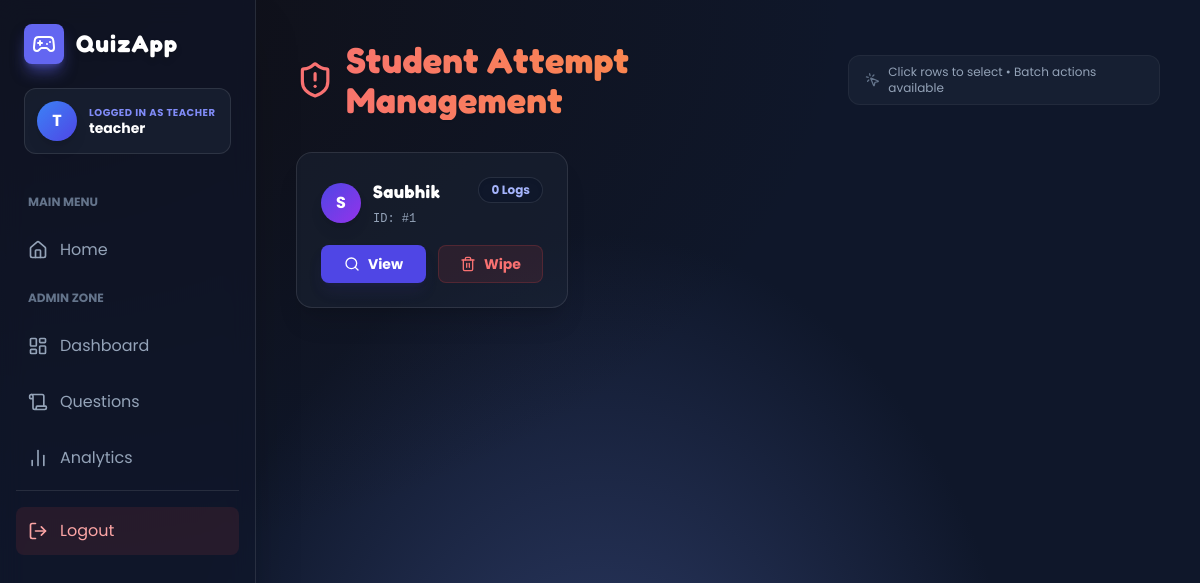
The app's page /teacher/attempts/manage (signed in), older data.
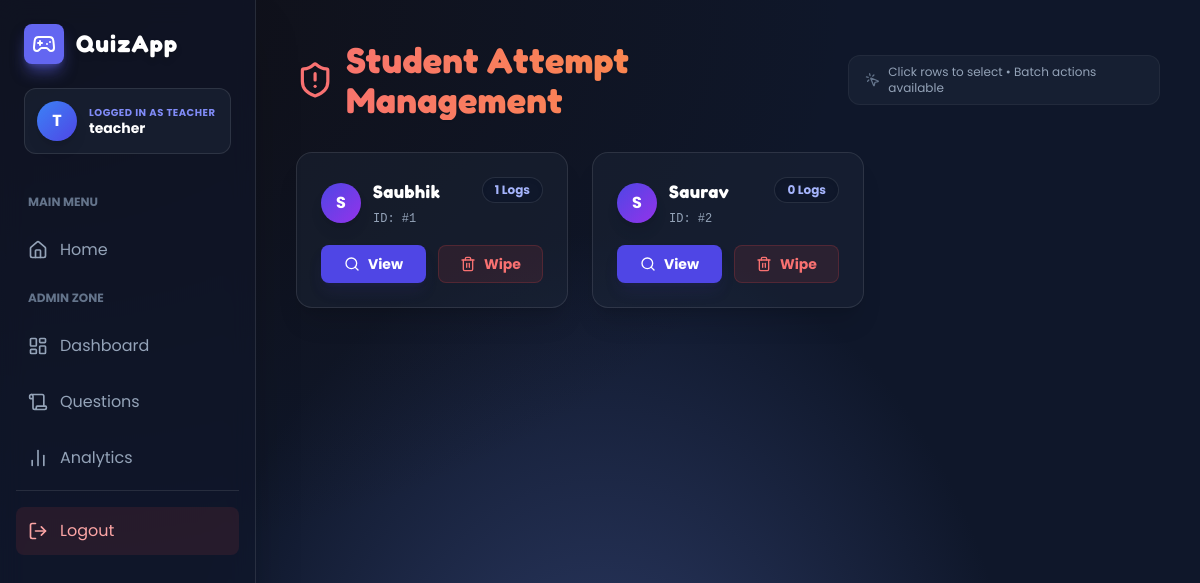
The same page, newer data.
### models.py (models this page shows, shortened)
class User(UserMixin, db.Model):
    id = db.Column(db.Integer, primary_key=True)
    username = db.Column(db.String(120), unique=True, nullable=False)
    password_hash = db.Column(db.String(256), nullable=False)
    role = db.Column(db.Enum(Role), default=Role.STUDENT)

### teacher/routes.py (the view)
@teacher_bp.route("/attempts/manage")
@login_required
@teacher_required
def manage_attempts():
    uid = request.args.get("uid", type=int)
    users = {u.id: u.username for u in User.query.all()}
    if uid:
        student = User.query.get_or_404(uid)
        attempts = Attempt.query.filter_by(user_id=uid).order_by(Attempt.started_at.desc()).all()
        return render_template("teacher_manage_attempts.html",
                               attempts=attempts,
                               user_cache=users,
                               filtered_student=student)
    else:
        counts = db.session.query(Attempt.user_id, func.count(Attempt.id)).group_by(Attempt.user_id).all()
        counts_map = {r[0]: r[1] for r in counts}
        students = User.query.order_by(User.username).all()
        return render_template("teacher_manage_attempts.html",
                               attempts=[],
                               user_cache=users,
                               students=students,
                               counts_map=counts_map,
                               filtered_student=None)

### models.py (called while the page is built)
@login_manager.user_loader
def load_user(user_id):
    try:
        return User.query.get(int(user_id))
    except Exception:
        return None

### teacher/routes.py (called while the page is built)
def teacher_required(func):
    @wraps(func)
    def wrapper(*args, **kwargs):
        if not hasattr(current_user, "role") or getattr(current_user.role, "value", None) != "teacher":
            flash("Unauthorized access.", "danger")
            return redirect(url_for("auth.index"))
        return func(*args, **kwargs)
    return wrapper

### templates/teacher_manage_attempts.html (shortened to what the changed rows need)
{% extends "base.html" %}
{% block content %}
<div class="max-w-6xl mx-auto space-y-8 fade">
    <div class="flex flex-col md:flex-row items-start md:items-center justify-between gap-4">
        <div>
            <h1 class="text-4xl font-bold text-transparent bg-clip-text bg-gradient-to-r from-red-400 to-orange-400 font-game drop-shadow-sm flex items-center gap-3">
                <i data-lucide="shield-alert" class="text-red-400 w-10 h-10"></i>
            </h1>
        </div>
    </div>
{% if filtered_student %}
    <div class="bg-slate-800/40 backdrop-blur-md border border-white/10 rounded-2xl overflow-hidden shadow-2xl relative">
        <div class="p-6 border-b border-white/5 bg-slate-900/30 flex flex-col md:flex-row items-start md:items-center justify-between gap-4">
            <div>
                <h2 class="text-xl font-bold text-white font-game flex items-center gap-2">
                    <span class="text-slate-400">Logs for:</span>
                    <span class="text-indigo-400">{{ filtered_student.username }}</span>
                </h2>
            </div>
            <div class="flex items-center gap-3">
                <a href="{{ url_for('teacher.manage_attempts') }}"
                   class="px-4 py-2 rounded-lg bg-slate-800 hover:bg-slate-700 text-slate-300 hover:text-white border border-white/10 transition-all text-sm font-bold flex items-center gap-2">
                    <i data-lucide="arrow-left" class="w-4 h-4"></i> Back
                </a>
                <form method="post" action="{{ url_for('teacher.delete_student_attempts', uid=filtered_student.id) }}"
                      onsubmit="return confirm('WARNING: This will wipe ALL combat records for {{ filtered_student.username }}. This action cannot be undone.');">
                    <button type="submit" class="px-4 py-2 rounded-lg bg-red-500/10 hover:bg-red-500 text-red-400 hover:text-white border border-red-500/20 transition-all text-sm font-bold flex items-center gap-2 group">
                        <i data-lucide="trash-2" class="w-4 h-4"></i>
                        <span>Wipe All Logs</span>
                    </button>
                </form>
            </div>
        </div>
        <div class="p-6">
            {% if attempts %}
            <form method="post" action="{{ url_for('teacher.mass_delete_attempts') }}" id="massDeleteAttemptsForm">
                <div class="flex items-center gap-4 mb-4 p-3 rounded-xl bg-slate-900/50 border border-white/5">
                    <label class="flex items-center gap-3 cursor-pointer group hover:text-white text-slate-400 transition-colors">
                        <input type="checkbox" id="selectAllAttempts" class="attempt-checkbox">
                        <span class="text-sm font-bold uppercase tracking-wider">Select All</span>
                    </label>
                    <div class="h-6 w-px bg-white/10"></div>
                    <button type="submit" class="text-sm font-bold text-red-400 hover:text-red-300 flex items-center gap-2 transition-colors disabled:opacity-50"
                            onclick="return confirmMassDelete()">
                        <i data-lucide="trash" class="w-4 h-4"></i>
                        Delete Selected
                    </button>
                    <input type="hidden" name="confirm_bulk" id="confirmBulkField" value="">
                </div>
                <div class="space-y-2">
                    {% for a in attempts %}
                    <div class="attempt-row rounded-xl p-0 relative group overflow-hidden bg-slate-800/30">
                        <label class="attempt-label flex items-center gap-4 p-4 w-full h-full" for="chk{{ a.id }}">
                            <input id="chk{{ a.id }}" type="checkbox" name="aids" value="{{ a.id }}" class="attempt-checkbox flex-shrink-0">
                            <div class="flex-grow min-w-0 grid grid-cols-1 md:grid-cols-3 gap-4 items-center">
                                <div class="flex items-center gap-3">
                                    <span class="text-xs font-mono text-slate-500">#{{ a.id }}</span>
                                    <span class="inline-flex items-center gap-1.5 px-2 py-1 rounded-md text-[10px] font-bold uppercase tracking-wide border
                                        {% if a.mode == 'adaptive' %} bg-indigo-500/10 text-indigo-400 border-indigo-500/20
                                        {% elif a.mode == 'challenger' %} bg-orange-500/10 text-orange-400 border-orange-500/20
                                        {% elif a.mode == 'minuterush' %} bg-emerald-500/10 text-emerald-400 border-emerald-500/20
                                        {% elif a.mode == 'firststrike' %} bg-red-500/10 text-red-400 border-red-500/20
                                        {% else %} bg-slate-700/50 text-slate-400 border-white/10 {% endif %}">
                                        {{ a.mode }}
                                    </span>
                                </div>
                                <div class="flex items-center gap-2">
                                    <span class="text-slate-400 text-xs uppercase font-bold">Score:</span>
                                    <span class="text-emerald-400 font-game text-lg">{{ a.score }}</span>
                                </div>
                                <div class="text-xs text-slate-500 font-mono text-right md:text-left">
                                    {{ a.started_at }}
                                </div>
                            </div>
                        </label>
                        <div class="absolute right-4 top-1/2 -translate-y-1/2 flex items-center gap-2 pl-4">
                            <a href="{{ url_for('quiz.results', attempt_id=a.id) }}"
                               onclick="event.stopPropagation();"
                               class="p-2 rounded-lg bg-indigo-500/10 text-indigo-400 hover:bg-indigo-500 hover:text-white transition-all border border-indigo-500/20"
                               title="View Report">
                                <i data-lucide="eye" class="w-4 h-4"></i>
                            </a>
                            <form method="post" action="{{ url_for('teacher.delete_attempt', aid=a.id) }}" class="inline-block"
                                  onsubmit="event.stopPropagation(); return confirm('Delete attempt #{{ a.id }}? This cannot be undone.');">
                                <button type="submit"
                                        class="p-2 rounded-lg bg-red-500/10 text-red-400 hover:bg-red-500 hover:text-white transition-all border border-red-500/20"
                                        title="Delete Single Attempt">
                                    <i data-lucide="trash-2" class="w-4 h-4"></i>
                                </button>
                            </form>
                        </div>
                    </div>
                    {% endfor %}
                </div>
            </form>
            {% else %}
            <div class="text-center py-12 text-slate-500 flex flex-col items-center">
                <i data-lucide="file-x" class="w-12 h-12 mb-3 opacity-50"></i>
                <p>No records found.</p>
            </div>
            {% endif %}
        </div>
    </div>
{% else %}
    <div class="grid grid-cols-1 md:grid-cols-2 lg:grid-cols-3 gap-6">
        {% if students %}
            {% for s in students %}
            {% if s.role.value != 'teacher' %}
            <div class="bg-slate-800/40 backdrop-blur-md border border-white/10 rounded-2xl p-6 relative group hover:border-indigo-500/30 transition-all shadow-xl">
                <div class="absolute inset-0 bg-gradient-to-br from-indigo-500/0 to-purple-500/0 group-hover:from-indigo-500/5 group-hover:to-purple-500/5 transition-all rounded-2xl pointer-events-none"></div>
                <div class="flex justify-between items-start mb-4 relative z-10">
                    <div class="flex items-center gap-3">
                        <div class="w-10 h-10 rounded-full bg-gradient-to-br from-indigo-600 to-purple-600 flex items-center justify-center font-bold text-white shadow-lg">
                            {{ s.username[0]|upper }}
                        </div>
                        <div>
                            <h3 class="font-bold text-white text-lg">{{ s.username }}</h3>
                            <span class="text-xs text-slate-400 font-mono">ID: #{{ s.id - 1 }}</span>
                        </div>
                    </div>
                    <span class="px-3 py-1 rounded-full bg-slate-900 border border-white/10 text-xs font-bold text-indigo-300 shadow-inner">
                        {{ counts_map.get(s.id, 0) }} Logs
                    </span>
                </div>
                <div class="grid grid-cols-2 gap-3 relative z-10">
                    <a href="{{ url_for('teacher.manage_attempts') }}?uid={{ s.id }}"
                       class="flex items-center justify-center gap-2 px-4 py-2 rounded-lg bg-indigo-600 hover:bg-indigo-500 text-white text-sm font-bold shadow-lg shadow-indigo-900/20 transition-all hover:scale-105 active:scale-95">
                        <i data-lucide="search" class="w-4 h-4"></i> View
                    </a>
                    <form method="post" action="{{ url_for('teacher.delete_student_attempts', uid=s.id) }}"
                          onsubmit="return confirm('WARNING: Wipe ALL attempts for {{ s.username }}?');">
                        <button type="submit" class="w-full flex items-center justify-center gap-2 px-4 py-2 rounded-lg bg-red-500/10 hover:bg-red-500 text-red-400 hover:text-white border border-red-500/20 transition-all text-sm font-bold">
                            <i data-lucide="trash-2" class="w-4 h-4"></i> Wipe
                        </button>
                    </form>
                </div>
            </div>
            {% endif %}
            {% endfor %}
        {% else %}
            <div class="col-span-full text-center py-12 text-slate-500">
                <i data-lucide="users" class="w-12 h-12 mx-auto mb-3 opacity-50"></i>
                <p>No students in the database.</p>
            </div>
        {% endif %}
    </div>
{% endif %}
</div>
{% endblock %}

Row changes from the older to the newer data that the page shows:
changed User "Saubhik": get "0" → "1"
added User: username "S", username "Saurav", id "2", get "0"
